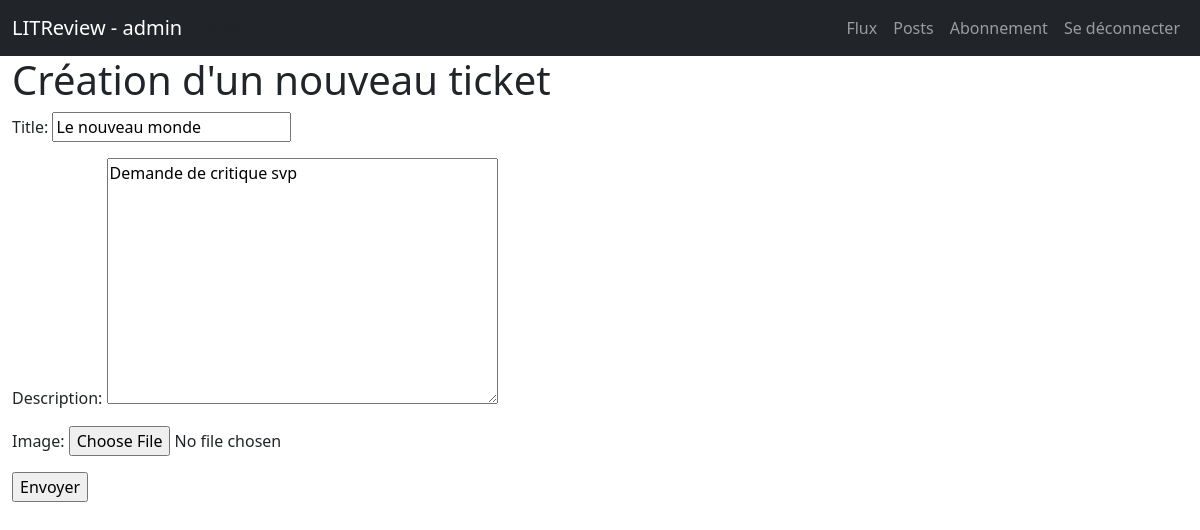
The page /ticket/update/7 (signed in) on the database as committed earlier.
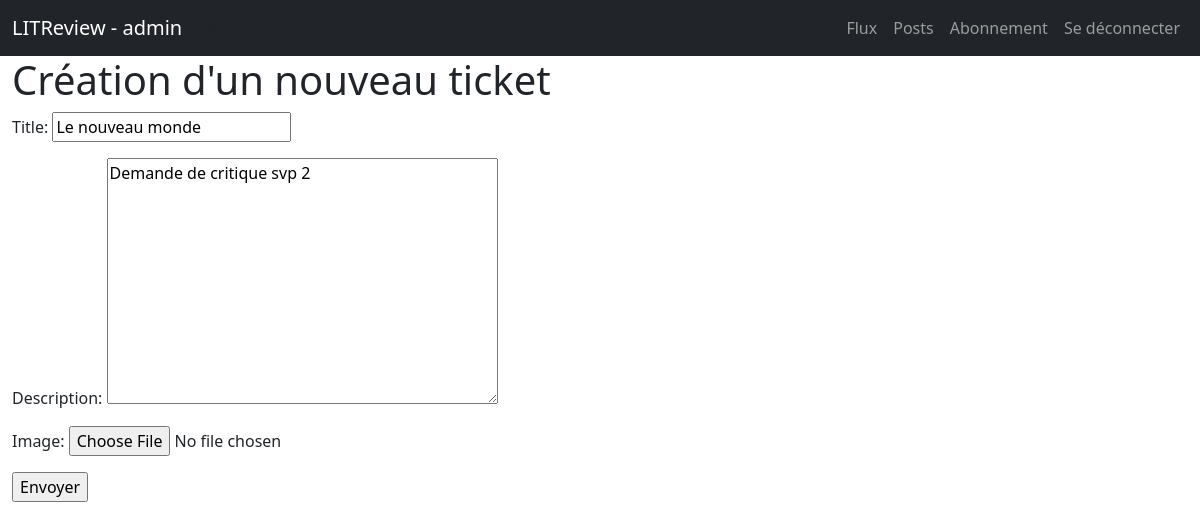
The same page on the database as committed later.
### bookreview/models.py (models this page shows, shortened)
class Ticket(models.Model):
    title = models.CharField(max_length=128)
    description = models.TextField(max_length=2048, blank=True)
    user = models.ForeignKey(to=settings.AUTH_USER_MODEL,
                             on_delete=models.CASCADE)
    image = models.ImageField(blank=True)
    time_created = models.DateTimeField(auto_now_add=True)

### bookreview/views.py (the view, shortened to what this page needs)
# urls.py: path('ticket/update/<int:pk>', bookreview.views.TicketUpdateView.as_view(), name='ticket_update'),
class TicketUpdateView(LoginRequiredMixin, UpdateView):
    model = Ticket
    form_class = forms.TicketUpdateForm

### bookreview/forms.py
class TicketUpdateForm(forms.ModelForm):
    class Meta:
        model = Ticket
        fields = ['title', 'description', 'image']

### bookreview/templates/bookreview/ticket_form.html (shortened to what this page needs)
{% extends 'base.html' %}
{% block content %}
<h1>Création d'un nouveau ticket</h1>
<form action="" method="post" enctype="multipart/form-data">
    {{ form.as_p }}
    <input type="submit" value="Envoyer">
</form>
{% endblock %}

Rows that differ between the two databases and show on the page:
changed Ticket "Le nouveau monde": description "Demande de critique svp" → "Demande de critique svp 2"
